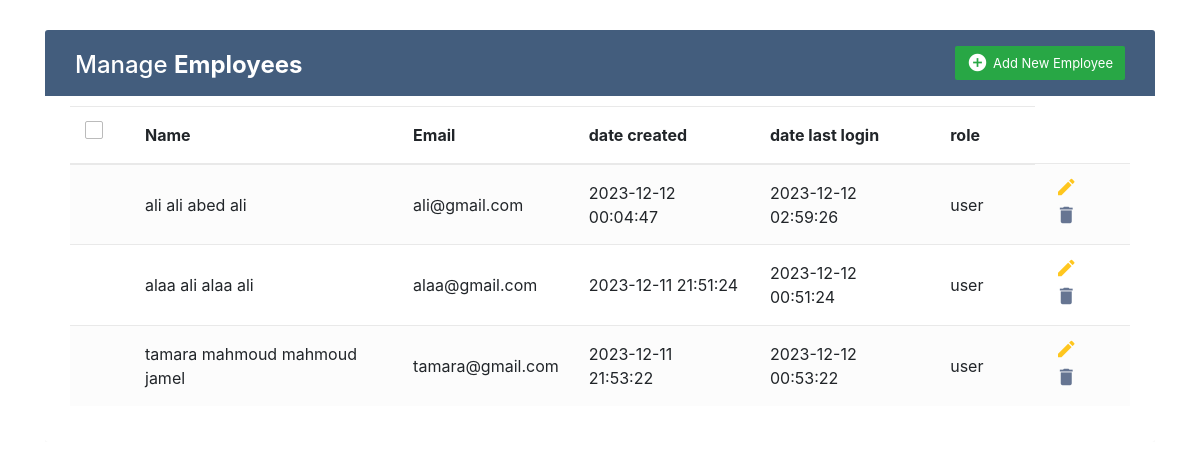
Page /users.php (signed in) on the committed database.
### tables this page shows
CREATE TABLE `users` (
  `ID` int(11) NOT NULL,
  `Name` varchar(255) NOT NULL,
  `Email` varchar(255) NOT NULL,
  `password` varchar(50) NOT NULL,
  `date created` timestamp NOT NULL DEFAULT current_timestamp() ON UPDATE current_timestamp(),
  `date last login` datetime NOT NULL,
  `role` enum('admin','user') NOT NULL DEFAULT 'user'
);

### users.php (the view, shortened to what this page needs)
<?php
include('config.php');
?>
<!DOCTYPE html>
<html lang="en">
<head>
    <link rel="stylesheet" href="users.css">
    <link rel="stylesheet" href="https://stackpath.bootstrapcdn.com/bootstrap/4.5.0/css/bootstrap.min.css">
    <link rel="stylesheet" href="https://maxcdn.bootstrapcdn.com/font-awesome/4.7.0/css/font-awesome.min.css">
    <link rel="stylesheet" href="https://cdn.jsdelivr.net/npm/bootstrap@4.4.1/dist/css/bootstrap.min.css">
</head>
<body>
    <div class="container-xl">
        <div class="table-responsive">
            <div class="table-wrapper">
                <div class="table-title">
                    <div class="row">
                        <div class="col-sm-6">
                            <h2>Manage <b>Employees</b></h2>
                        </div>
                        <div class="col-sm-6">
                            <a href="#addEmployeeModal" class="btn btn-success" data-toggle="modal"><i class="material-icons">&#xE147;</i> <span>Add New Employee</span></a>
                        </div>
                    </div>
                </div>
                <table class="table table-striped table-hover">
                    <thead>
                        <tr>
                            <th>
                                <span class="custom-checkbox">
                                    <label for="selectAll"></label>
                                </span>
                            </th>
                            <th>Name</th>
                            <th>Email</th>
                            <th>date created</th>
                            <th>date last login</th>
                            <th>role</th>
                        </tr>
                    </thead>
                    <tbody>
                        <?php
                        $user = $_SESSION['id'];
                        $query = $pdo->prepare("SELECT * FROM users WHERE ID !=:user");
                        $query->bindParam(':user', $user);
                        $query->execute();
                        $users = $query->fetchAll(PDO::FETCH_ASSOC);
                        ?>
                        <?php foreach ($users as $user) {
                        ?>
                            <tr>
                                <td>
                                </td>
                                <td><?php echo $user['Name'];
                                    ?></td>
                                <td><?php echo $user['Email'];
                                    ?></td>
                                <td><?php echo $user['date created'];
                                    ?></td>
                                <td><?php echo $user['date last login'];
                                    ?></td>
                                <td><?php echo $user['role'];
                                    ?></td>
                                <td>
                                    <a href="#editEmployeeModal" class="edit" data-toggle="modal"><i class="material-icons" data-toggle="tooltip" title="Edit">&#xE254;</i></a>
                                    <a href="#deleteEmployeeModal" class="deleteButton" id="del" data-toggle="modal"><i class="material-icons" data-toggle="tooltip" title="Delete">&#xE872;</i></a>
                                </td>
                            </tr>
                        <?php }
                        ?>
                    </tbody>
                </table>
            </div>
        </div>
    </div>
</body>
</html>

### users.css (style rules this page uses)
body { color: #566787; background: #f5f5f5; font-family: 'Varela Round', sans-serif; font-size: 13px; }
.table-responsive { margin: 30px 0; }
.table-wrapper { background: #fff; padding: 20px 25px; border-radius: 3px; min-width: 1000px; box-shadow: 0 1px 1px rgba(0, 0, 0, .05); }
.table-title { padding-bottom: 15px; background: #435d7d; color: #fff; padding: 16px 30px; min-width: 100%; margin: -20px -25px 10px; border-radius: 3px 3px 0 0; }
.table-title h2 { margin: 5px 0 0; font-size: 24px; }
.table-title .btn { color: #fff; float: right; font-size: 13px; border: none; min-width: 50px; border-radius: 2px; border: none; outline: none !important; margin-left: 10px; }
.table-title .btn i { float: left; font-size: 21px; margin-right: 5px; }
.table-title .btn span { float: left; margin-top: 2px; }
table.table tr th, table.table tr td { border-color: #e9e9e9; padding: 12px 15px; vertical-align: middle; }
table.table tr th:first-child { width: 60px; }
table.table tr th:last-child { width: 100px; }
table.table-striped tbody tr:nth-of-type(odd) { background-color: #fcfcfc; }
table.table td:last-child i { opacity: 0.9; font-size: 22px; margin: 0 5px; }
table.table td a { font-weight: bold; color: #566787; display: inline-block; text-decoration: none; outline: none !important; }
table.table td a.edit { color: #FFC107; }
table.table td i { font-size: 19px; }
.custom-checkbox { position: relative; }
.custom-checkbox label:before { width: 18px; height: 18px; }
.custom-checkbox label:before { content: ''; margin-right: 10px; display: inline-block; vertical-align: text-top; background: white; border: 1px solid #bbb; border-radius: 2px; box-sizing: border-box; z-index: 2; }

### rows in the picture
users: Name "ali ali abed ali", Email "ali@gmail.com", date created "2023-12-12 00:04:47", date last login "2023-12-12 02:59:26", role "user"
users: Name "alaa ali alaa ali", Email "alaa@gmail.com", date created "2023-12-11 21:51:24", date last login "2023-12-12 00:51:24", role "user"
users: Name "tamara mahmoud mahmoud jamel", Email "tamara@gmail.com", date created "2023-12-11 21:53:22", date last login "2023-12-12 00:53:22", role "user"
